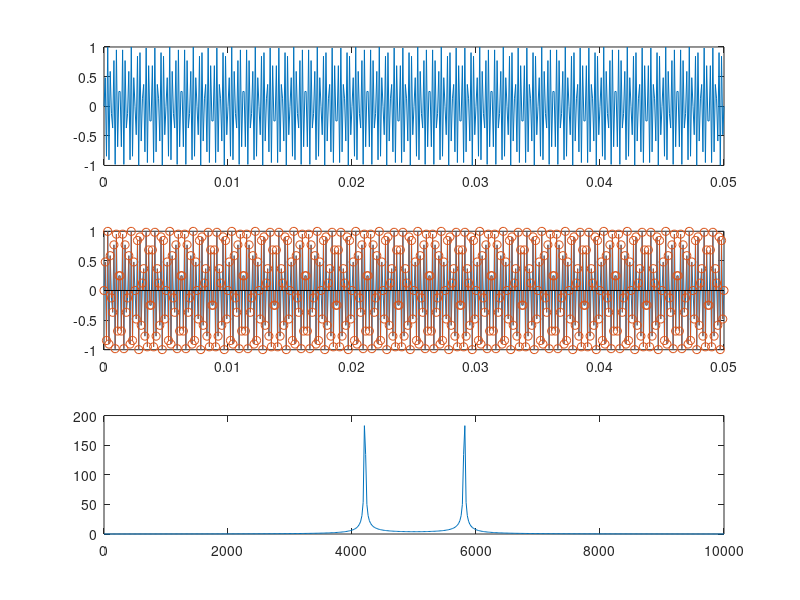

Recreate this plot in MATLAB.
F3 = 4200;
L = 500;
Fs2=10000;
T=(0:L)/Fs2;
Y = sin(2*pi*T*F3);

Y_FFT = fft(Y);
N = (0:L)*Fs2/L;

subplot(3, 1, 1);
plot(T,Y);

subplot(3, 1, 2);
plot(T,Y);
hold on;
stem(T, Y);

subplot(3, 1, 3);
plot(N,abs(Y_FFT));